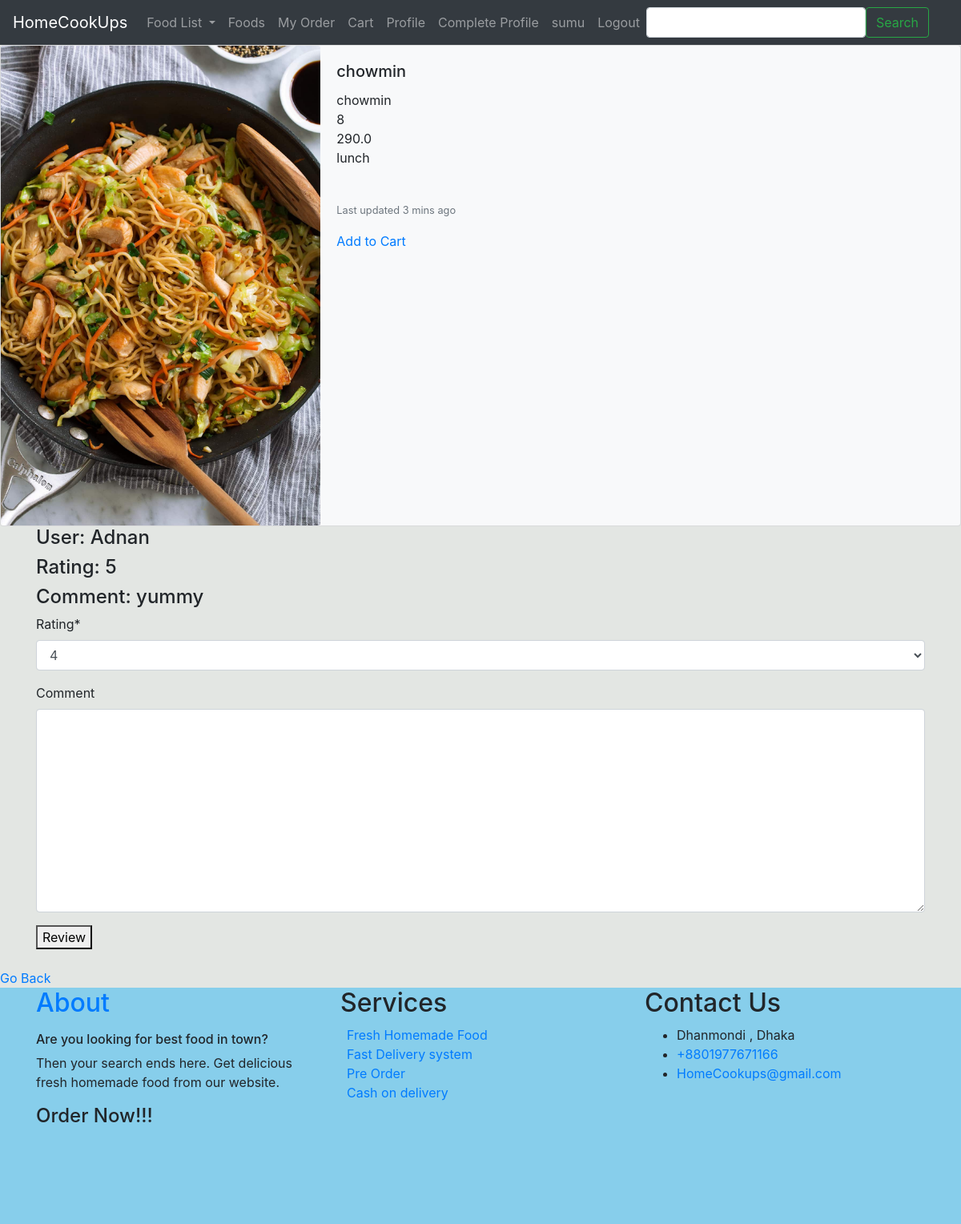
/review/8 (signed in), run on an earlier commit of the app's database.
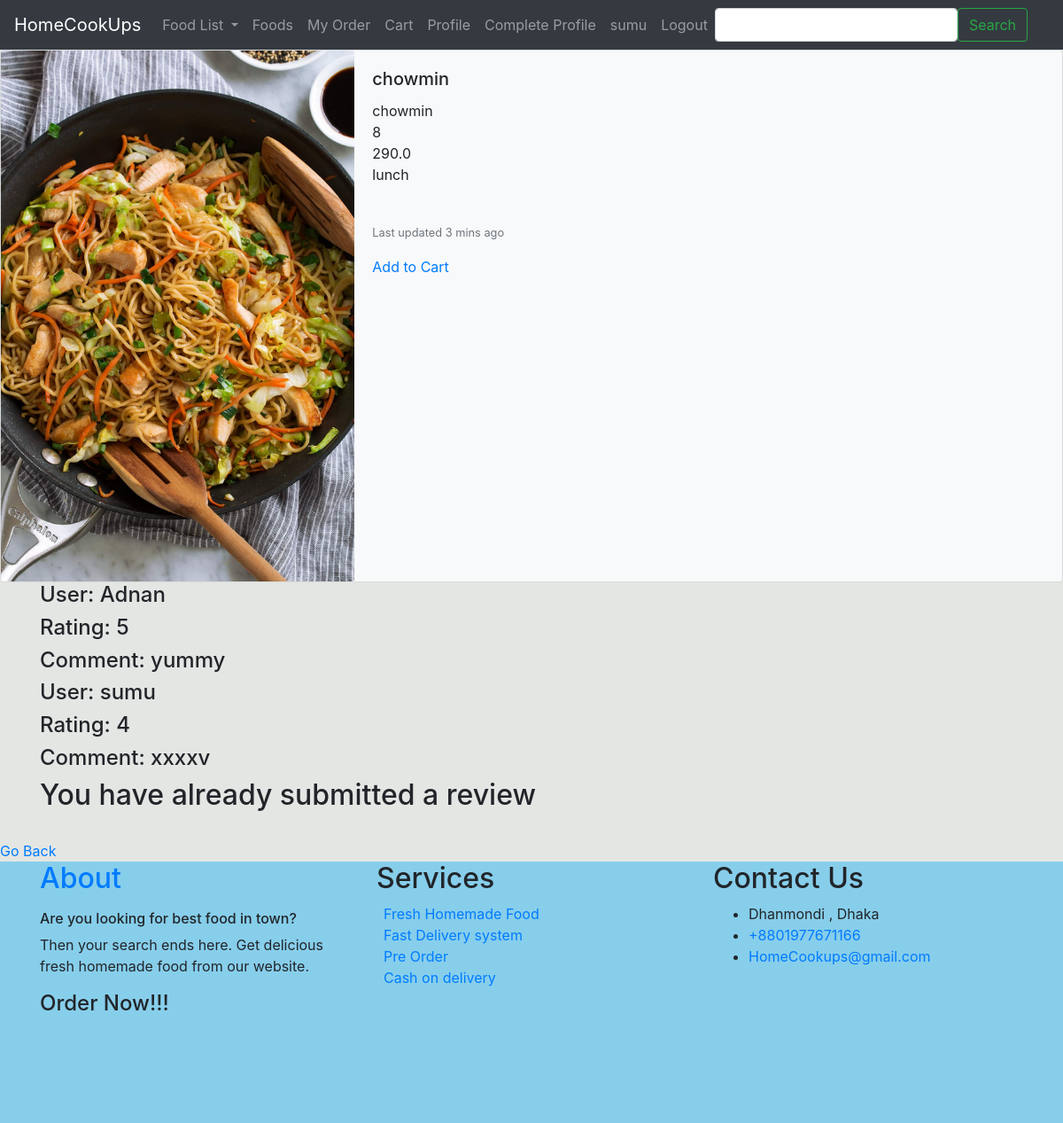
And on a later commit of the database.
### FoodManagement/models.py (models this page shows)
class Review(models.Model):
    RATING_OPTIONS = (
        ('1', '1'),
        ('2', '2'),
        ('3', '3'),
        ('4', '4'),
        ('5', '5')
    )
    rating = models.CharField(max_length=10, choices = RATING_OPTIONS, default='4')
    comment = models.TextField(blank=True, null=True)
    user = models.ForeignKey(User, on_delete=models.CASCADE, null=True, blank=True)
    def __str__(self):
        return self.rating

### FoodManagement/views.py (the view, shortened to what this page needs)
# urls.py: path('review/<int:food_id>', food_views.review_after_complete, name='review'),
@login_required
def review_after_complete(request, food_id):
    already_reviewed = False
    searched_food = get_object_or_404(Food, id=food_id)
    user_list = searched_food.reviews.filter(user=request.user)
    print(user_list, len(user_list))
    if len(user_list) != 0:
        already_reviewed = True
    form = ReviewForm()
    context = {
        'search': searched_food,
        'form': form,
        'already_reviewed': already_reviewed
    }
    return render(request, 'FoodManagement/detail_product_view_review.html', context)

### FoodManagement/forms.py
class ReviewForm(forms.ModelForm):
    class Meta:
        model = Review
        fields = ('rating', 'comment')

### templates/FoodManagement/detail_product_view_review.html (shortened to what this page needs)
{% extends 'customer_base.html' %}
{% load crispy_forms_tags %}
{% block content  %}
        <div class="card bg-light mb-2`" >
          <div class="row no-gutters">
            <div class="col-md-4">
              <img src="{{ search.Food_Image.url }}" class="card-img" alt="...">
            </div>
            <div class="col-md-8">
              <div class="card-body">
                <h5 class="card-title">{{ search.Food_Name}}</h5>
                <p class="card-text">
                    {{ search.Food_Name }} <br>
                    {{ search.id }} <br>
                    {{ search.Food_Price}} <br>
                    {{ search.Food_Category }} <br>
                    {{ search.Food_Desc }} <br>
                </p>
                <p class="card-text"><small class="text-muted">Last updated 3 mins ago</small></p>
                  <a href="{% url 'update-cart' search.id  %}" >Add to Cart</a>
              </div>
            </div>
          </div>
        </div>
    <div class="container">
        {% for review in search.reviews.all %}
           <h4>User: {{ review.user.username }}</h4>
            <h4>Rating: {{ review.rating }}</h4>
            <h4>Comment: {{ review.comment }}</h4>
        {% endfor %}
    </div>
    <div class="container">
        {% if already_reviewed == False %}
        <form method="POST">
            {{ form | crispy }}
            <button type="submit">Review</button>
        </form>
        {% else %}
            <h2>You have already submitted a review</h2>
        {% endif %}
    </div>
{% endblock content %}

What changed in the data, as far as the page shows it:
added Review: user.username "sumu", rating "4", comment "xxxxv"
Also different on the page:
form field rating: "4" → (not shown)
text no longer shown: "Rating * Comment Review"
text now shown: "You have already submitted a review"
